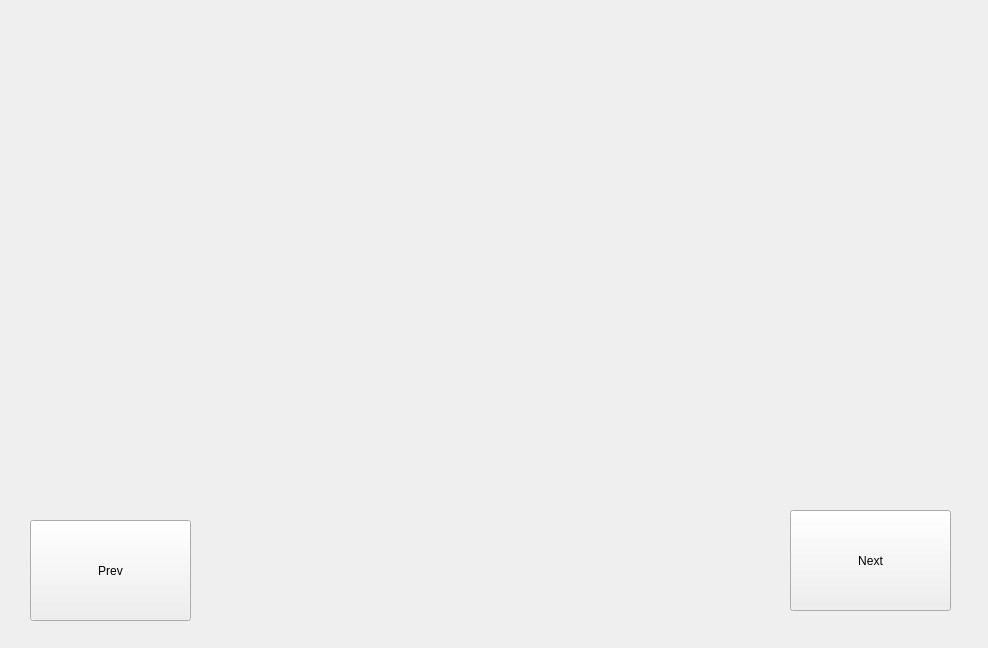
<?xml version="1.0" encoding="UTF-8"?>
<ui version="4.0">
 <class>Form</class>
 <widget class="QWidget" name="Form">
  <property name="geometry">
   <rect>
    <x>0</x>
    <y>0</y>
    <width>988</width>
    <height>648</height>
   </rect>
  </property>
  <property name="windowTitle">
   <string>Form</string>
  </property>
  <widget class="QLabel" name="label">
   <property name="geometry">
    <rect>
     <x>-5</x>
     <y>8</y>
     <width>1001</width>
     <height>641</height>
    </rect>
   </property>
   <property name="text">
    <string/>
   </property>
  </widget>
  <widget class="QPushButton" name="pushButton">
   <property name="geometry">
    <rect>
     <x>30</x>
     <y>520</y>
     <width>161</width>
     <height>101</height>
    </rect>
   </property>
   <property name="text">
    <string>Prev</string>
   </property>
  </widget>
  <widget class="QPushButton" name="pushButton_2">
   <property name="geometry">
    <rect>
     <x>790</x>
     <y>510</y>
     <width>161</width>
     <height>101</height>
    </rect>
   </property>
   <property name="text">
    <string>Next</string>
   </property>
  </widget>
 </widget>
 <resources/>
 <connections/>
</ui>
